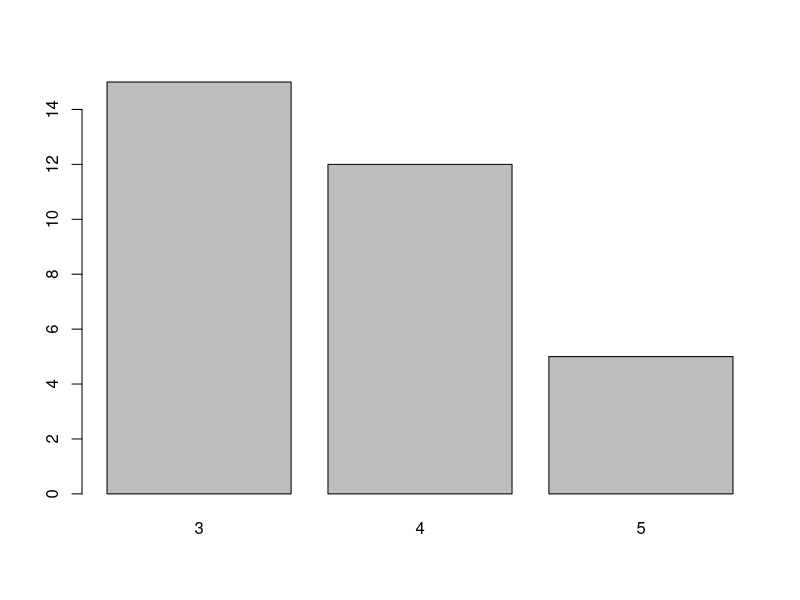
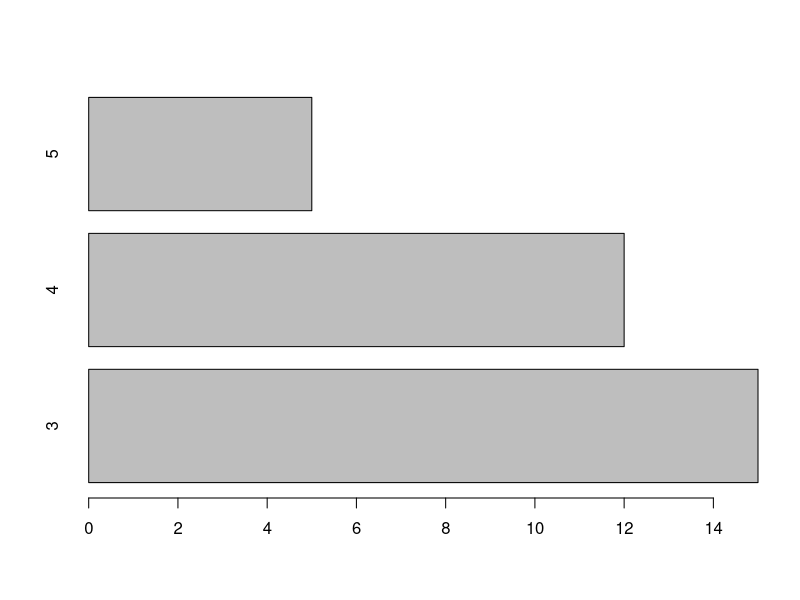
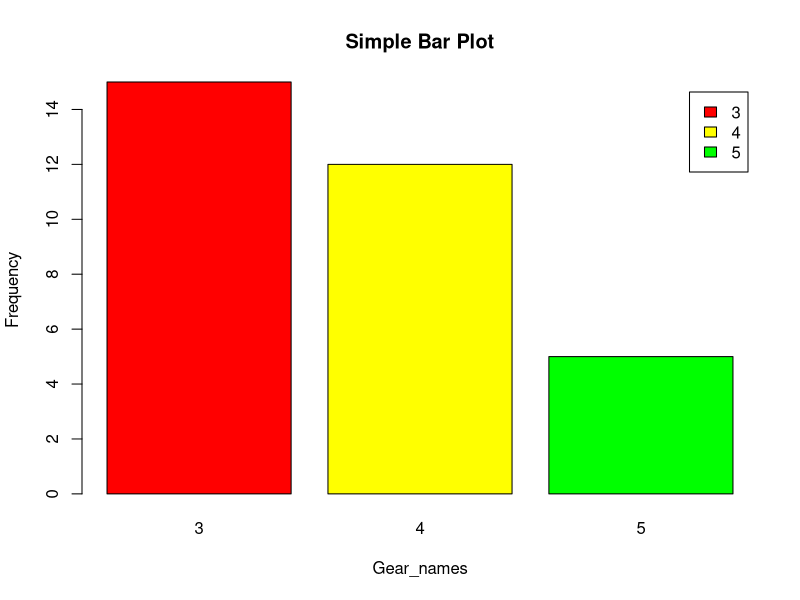
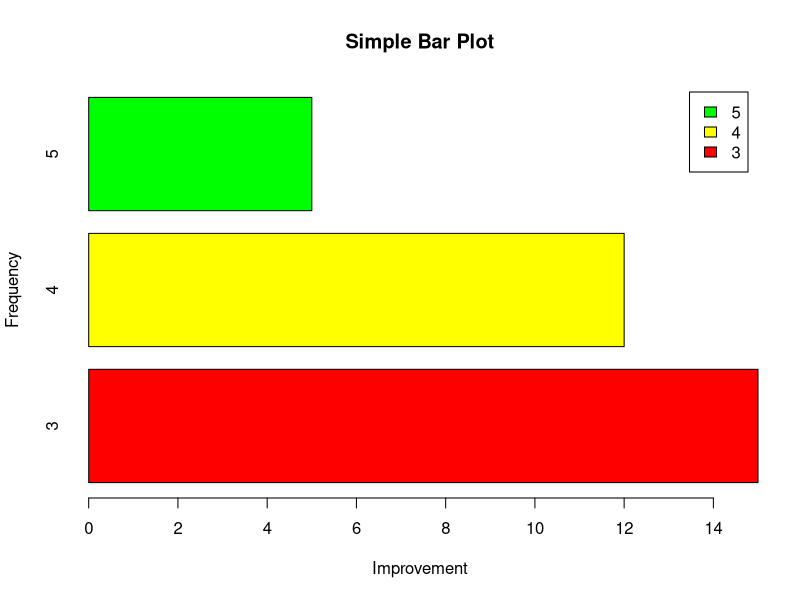
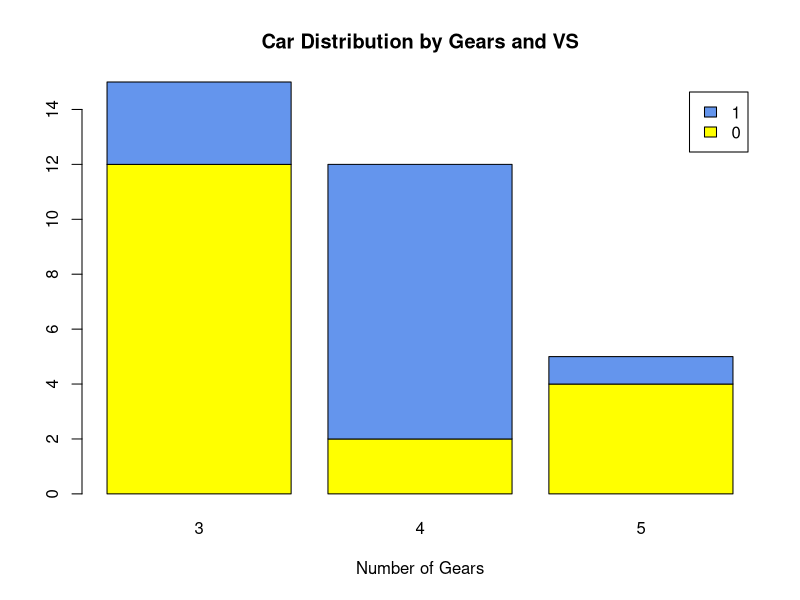
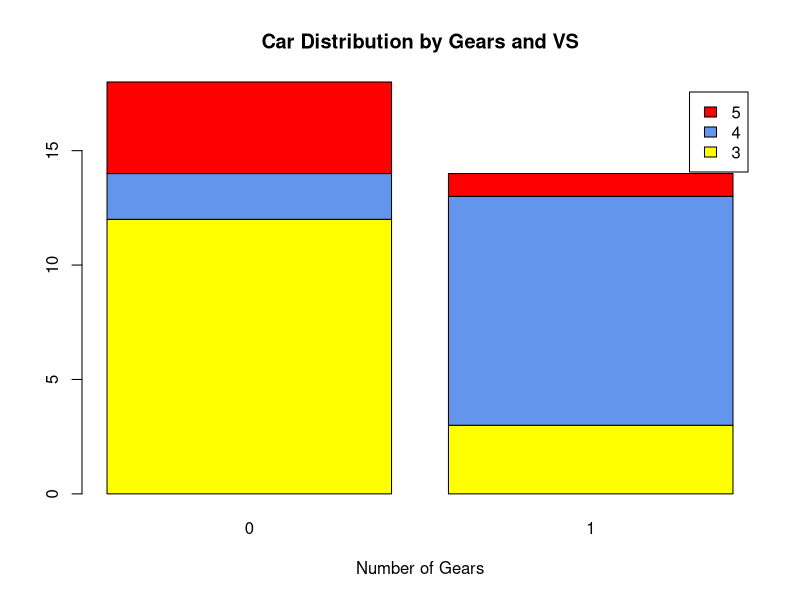
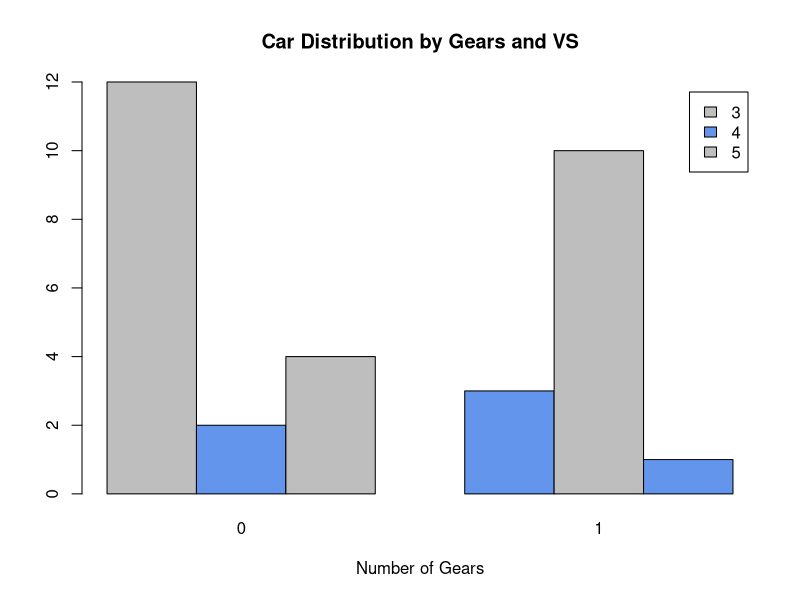
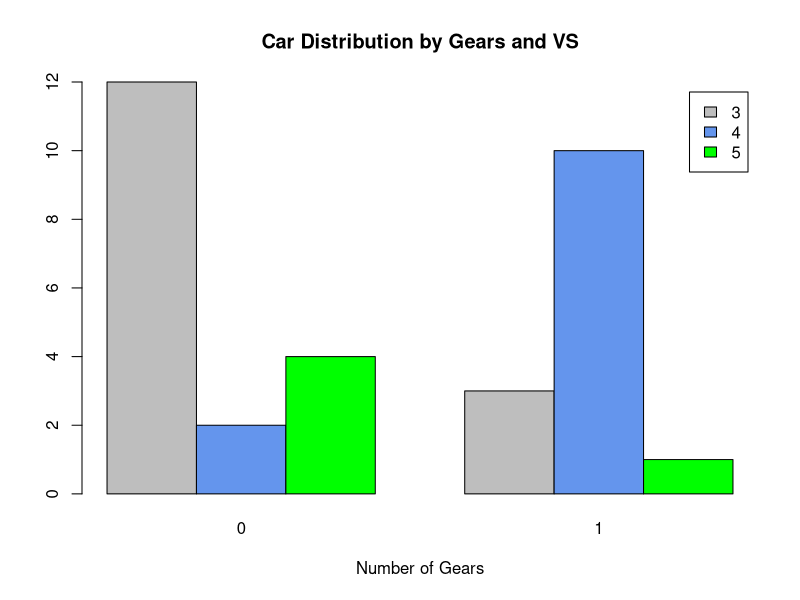

Write R code to recreate these figures, in order.
##########################
#   Data Visualization   #
##########################


View(mtcars)
mtcars

###### BAR PLOT ##########


table(mtcars$gear)
counts <- table(mtcars$gear)

class(counts)

barplot(counts)

barplot(counts,horiz=TRUE)

rownames(counts)

barplot(counts,
        main="Simple Bar Plot",
        xlab="Gear_names",
        ylab="Frequency",
        legend= rownames(counts),
        col=c("red", "yellow", "green")
)

barplot(counts,
        main="Simple Bar Plot",
        xlab="Improvement",
        ylab="Frequency",
        legend=rownames(counts),
        col=c("red", "yellow", "green"),
        horiz=TRUE
)



#### grouped plots 

#unique(mtcars$vs)

table( mtcars$vs ,mtcars$gear)

counts <- table( mtcars$vs ,mtcars$gear)


barplot(counts,
        main="Car Distribution by Gears and VS",
        xlab="Number of Gears",
        col=c("yellow","cornflowerblue","red"),
        legend = rownames(counts))

class(counts)

counts <- table( mtcars$gear, mtcars$vs)
counts

barplot(counts,
        main="Car Distribution by Gears and VS",
        xlab="Number of Gears",
        col=c("yellow","cornflowerblue","red"),
        legend = rownames(counts))



barplot(counts,
         main="Car Distribution by Gears and VS",
         xlab="Number of Gears",
         col=c("grey","cornflowerblue"),
         legend = rownames(counts),
         beside=TRUE)


counts <- table( mtcars$gear, mtcars$vs)
counts

barplot(counts,
        main="Car Distribution by Gears and VS",
        xlab="Number of Gears",
        col=c("grey","cornflowerblue","green"),
        legend = rownames(counts),
        beside=TRUE)

#letters[1:5]
#sample(seq(4,15),5)



#data <- data.frame(
#  name=letters[1:5],
#  value=sample(seq(4,15),5)
#)
#data
# barplot
#barplot( height=data$value, 
#         names=c("xx","yy","zz","aa","bb") ,
#         #names = data$name,
#         xlab = "Names of the entities",
#         density=c(5,10,20,30,7) , 
#         angle=c(0,60,90,11,90) , 
#         col="blue"   )

########## PIE CHART ###############

marks_dist <- c(20 , 30 , 20 , 15 , 15 )

mark_labels <- c('long_questions','grammar','comprehension','poetry','prose')



## Building a regular pie chart out of the vectors

pie(marks_dist, 
    labels=mark_labels,
    main="Pie Chart with Percentages")

## Adding colors to the above pie chart . 

pie(marks_dist, 
    labels=mark_labels,
    col=c('red','green','magenta','white','purple'),
    main="Pie Chart with Percentages")

pie(marks_dist, 
    labels=marks_dist,
    col=c('red','green','magenta','white','purple'),
    main="Pie Chart with Percentages")

## Adding much meaningful labels to the pie chart . 

pie(marks_dist, 
    labels = paste(mark_labels," ",marks_dist,"%"),
    col=c('red','green','magenta','white','purple'),
    main="Pie Chart with Percentages")



library(plotrix )
pie3D(marks_dist,
      labels= paste(mark_labels),
      explode = 0.2,
      col=c('red','green','magenta','white','purple'),
      main="3D Pie Chart")


#### HISTOGRAM #####

mtcars$mpg   #miles per gallon data
sort(mtcars$mpg)

hist(mtcars$mpg)

# Colored Histogram with Different Number of Bins
hist(mtcars$mpg, breaks = 10, col="lightblue")



#### KERNEL DENSITY PLOT ####

mtcars$mpg
density_data <- density( mtcars$mpg )
density_data
plot(  density_data )

# Filling density Plot with color
density_data <- density( mtcars$mpg )
plot(  density_data , 
       main="Kernel Density of Miles Per Gallon")
       polygon(density_data ,  col="brown", border="black")


#### LINE CHART ####
       
weight <-  c(2.5, 2.8, 3.2, 4.8, 5.1,5.9)
months <-  c(0,2,4,6,8,10)
plot(months,
     weight,
     type = "b",
     main="Baby Weight Chart")

#plot without x axis . 
plot (weight, type = "b",main="Baby Weight Chart")

# months <-  c("Jan",'Feb',.....)


######  BOX PLOT #####
### Use of box plot is to find the outliers . 

airquality

sort(airquality$Ozone)

## quartile is percentile

summary(airquality$Ozone)

boxplot(airquality$Ozone,
  main="Mean Ozone in parts per billion at Roosevelt Island",
  xlab ="Parts Per Billion",
  ylab ="Ozone",
  horizontal=TRUE)

boxplot( airquality$Ozone,
         main="Mean Ozone in parts per billion at Roosevelt Island",
         xlab ="Parts Per Billion",
         ylab ="Ozone",
         col="lightblue",
         horizontal=TRUE)



#################################
# Visualizations using ggplot2  #
#################################



library(ggplot2)

#  https://ggplot2.tidyverse.org/reference/

df <- data.frame(dose=c("D0.5", "D1", "D2"), len=c(4.2, 10, 29.5))
df

## aesthetics

p <- ggplot(data=df, aes(x=dose, y=len)) +  geom_bar(stat="identity")

p


class(p)
# aesthetics


# Horizontal bar plot
p + coord_flip()



# Change the width of bars
ggplot(data=df, aes(x=dose, y=len)) +
  geom_bar(stat="identity", width= 0.2)

# Change colors
ggplot(data=df, aes(x=dose, y=len)) +
  geom_bar(stat="identity", color="blue", fill="lightgreen")

# Minimal theme + blue fill color

p<-ggplot(data=df, aes(x=dose, y=len)) +
  geom_bar(stat="identity", fill="steelblue") +
  theme_minimal()
p

# Choose which items to display :
p + scale_x_discrete(limits=c("D0.5", "D2"))
p

### Bar plot with labels

# Outside bars
ggplot(data=df, aes(x=dose, y=len)) +
  geom_bar(stat="identity", fill="steelblue")+
  geom_text(aes(label=len), vjust=-0.80, size=3.5)+
  theme_minimal()

# Inside bars
ggplot(data=df, aes(x=dose, y=len)) +
  geom_bar(stat="identity", fill="steelblue")+
  geom_text(aes(label=len), vjust=0.9, color="white", size=5)+
  theme_minimal()



## bar plot of counts ( no y axis provided)

## aes <- aesthetics , it defines the x axis and the y axis parameters .

table(mtcars$cyl)
ggplot(mtcars, aes(x=factor(cyl)))+
  geom_bar(stat="count", width=0.7, fill="steelblue")+
  theme_minimal()


### How to add colors to the bars using a ggplot . 


# grouped bar plots 
rep(c("VC", "OJ"), each=3)

df2 <- data.frame(supp=rep(c("VC", "OJ"), each=3),
                  dose=rep(c("D0.5", "D1", "D2"),2),
                  len=c(6.8, 15, 33, 4.2, 10, 29.5))
df2

# Stacked barplot with multiple groups
ggplot(data=df2, aes(x=dose, y=len, fill=supp)) +
  geom_bar(stat="identity")

## plot the above bar chart with fill = dose and x = supp

# Use position=position_dodge()
ggplot(data=df2, aes(x=dose, y=len, fill=supp)) +
  geom_bar(stat="identity", position=position_dodge()) 


####### DENSITY PLOT #######


df <- data.frame(
  gender=factor(rep(c("F", "M"), each=200)),
  weight=round(c(rnorm(200, mean=55, sd=5),
                 rnorm(200, mean=65, sd=5)))
)
head(df,50)



# Basic density
p <- ggplot(df, aes(x=weight)) +   geom_density()
p

# Add mean line
p + geom_vline(aes(xintercept=mean(weight)),
              color="blue", linetype="dashed", size=1)

##Assignment : Draw vline for mean of Male and Female in different colors . 


# Change line color and fill color
d <- ggplot(df, aes(x=weight))+
  geom_density(color="darkblue", fill="lightblue")


d + geom_vline(aes(xintercept=mean(weight)),
               color="blue", linetype="dashed", size=1)

# Change line type
ggplot(df, aes(x=weight))+
  geom_density(linetype="dashed")

## Assignment :
### plot multiple lines for multiple continuous data in a single plot.
## hint : ggplot () + geom_density() + geom_density ()


##### HISTOGRAM PLOT ##########


df <- data.frame(
  gender=factor(rep(c("F", "M"), each=200)),
  weight=round(c(rnorm(200, mean=55, sd=5), rnorm(200, mean=65, sd=5)))
)
head(df)


# Basic histogram
ggplot(df, aes(x=weight)) + geom_histogram()

# Change the width of bins
ggplot(df, aes(x=weight)) + 
  geom_histogram(binwidth=5)

# Change colors
p<-ggplot(df, aes(x=weight)) + 
  geom_histogram(color="black", fill="white",binwidth=5)
p




# Add mean line
p+ geom_vline(aes(xintercept=mean(weight)),
              color="blue", linetype="dashed", size=1)


# Histogram with density plot
ggplot(df, aes(x=weight)) + 
  geom_histogram(aes(y=..density..), col="black", fill="white") +
  geom_density(alpha= 0.50, fill="#FF6690") 


# Change histogram plot fill colors by groups
ggplot(df, aes(x=weight, fill=gender, color=gender)) +
  geom_histogram(position="identity") 


########### BOX PLOT ###########


sort(airquality$Ozone)


airquality$Month <- factor(airquality$Month ,
                           labels = c("May", "Jun", "Jul", "Aug","Sep"))

airquality$Month

View(airquality)


p <- ggplot(airquality, aes (x = Month, y = Ozone)) +
      geom_boxplot (fill = "blue", colour = "black") +
  
  
      scale_y_continuous (name = "Mean ozone in nparts per billion",
      breaks = seq (0, 175,20)) +
      scale_x_discrete (name = "Monthwise") +
      ggtitle ("Boxplot of mean ozone by month")
p









